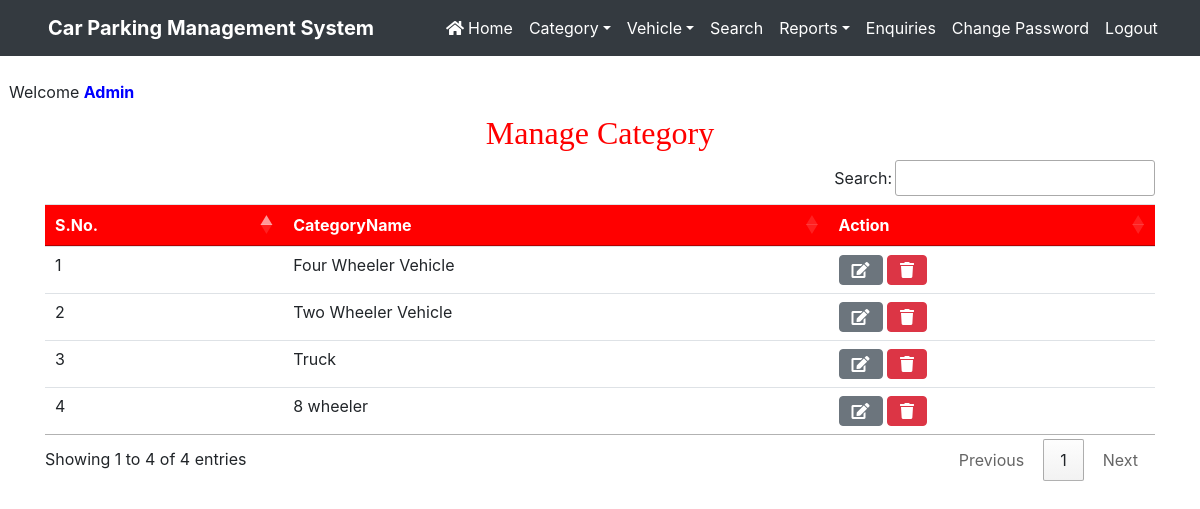
The app's page /manage_category (signed in) with its own data.
### vehicle/models.py (models this page shows, shortened)
class Category(models.Model):
    categoryname = models.CharField(max_length=50)

### vehicle/views.py (the view)
# urls.py: path('manage_category',manage_category,name='manage_category'),
def manage_category(request):
    if not request.user.is_authenticated:
        return redirect('admin_login')
    category = Category.objects.all()
    d = {'category':category}
    return render(request, 'manage_category.html', d)

### vehicle/templates/manage_category.html (shortened to what this page needs)
{% load static %}
<html>
<head>
{% include 'headeradmin.html' %}
  <link rel = stylesheet href="https://cdn.datatables.net/1.10.20/css/jquery.dataTables.min.css">
<link rel = stylesheet href="https://cdn.datatables.net/buttons/1.6.1/css/buttons.dataTables.min.css">
</head>
<body>
{% include 'nav2admin.html' %}
<br> &nbsp;&nbsp;Welcome <b style = 'text-transform : capitalize ; color : blue'>{{request.user.username}}</b>
<div class="container" style = "margin-top:10px">
<h2 class="text-center" style = "font-family : Monotype Corsiva ; color : red">Manage Category</h2>
<table class='table table-hover' id = example>
<thead style = 'background-color : red ; color : white'>
<tr>
<th>S.No.</th>
<th>CategoryName</th>
<th>Action</th>
</tr>
</thead>
<tbody>
 {% for i in category %}
<tr>
<td>{{forloop.counter}}</td>
 <td>{{i.categoryname}}</td>
<td><a href = "{% url 'edit_category' i.id %}" class='btn btn-secondary' title="Edit Category"><i class="fa fa-edit fa-1x"></i></a>
<a href = "{% url 'delete_category' i.id %}" title="Delete Category" class='btn btn-danger'><i class="fa fa-trash fa-1x"></i></a></td>
</tr>
{% endfor %}
</tbody>
</table>
</div>
</body>
</html>

### vehicle/static/css/mystyle.css (style rules this page uses)
html { scroll-behavior:smooth; }

### records on screen
Category: categoryname "Four Wheeler Vehicle"
Category: categoryname "Two Wheeler Vehicle"
Category: categoryname "Truck"
Category: categoryname "8 wheeler"

### other values on screen
{{ request.user.username }} "Admin"
